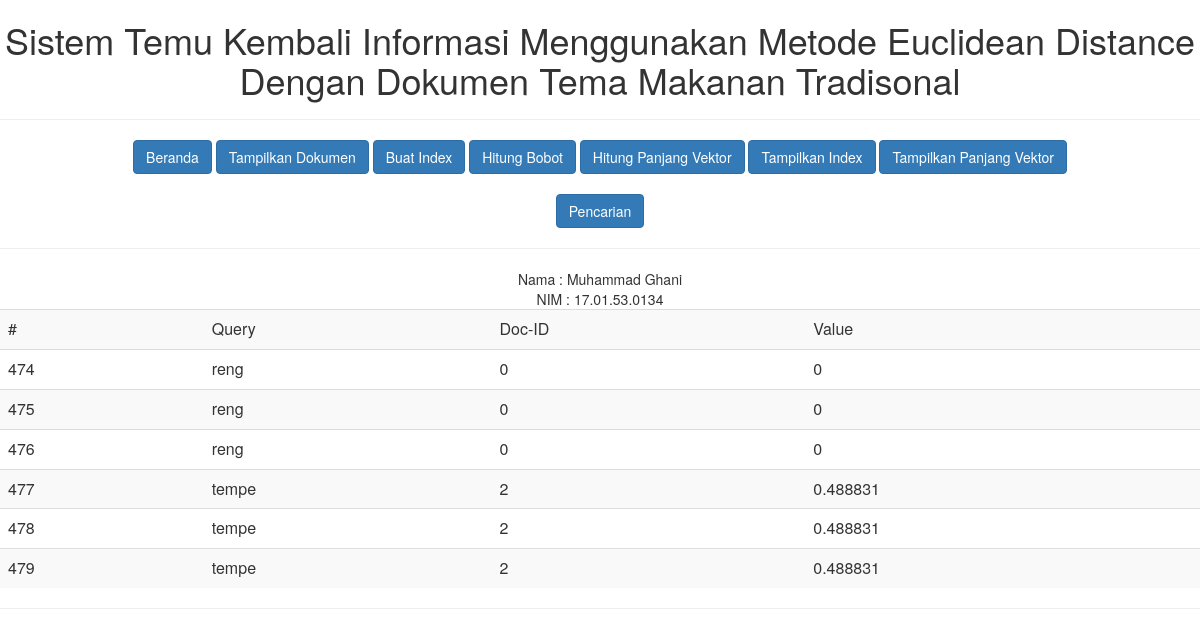
The page /index.php?act=cache on the database its author committed.
### tables this page shows
CREATE TABLE `tbcache` (
  `Id` int(11) NOT NULL,
  `Query` varchar(100) NOT NULL,
  `DocId` int(11) NOT NULL,
  `Value` float NOT NULL
);

### index.php (the view, shortened to what this page needs)
<head>
    <link href="css/bootstrap.min.css" rel="stylesheet">
</head>
<body>
<h1 align=center>Sistem Temu Kembali Informasi Menggunakan Metode Euclidean Distance Dengan Dokumen Tema Makanan Tradisonal</h1>
<hr>
<div align=center>
<div class="container">
<a href="index.php" class="btn btn-primary">Beranda</a>
<a href="index.php?act=corpus" class="btn btn-primary">Tampilkan Dokumen</a>
<a href="index.php?act=indexing" class="btn btn-primary">Buat Index</a>
<a href="index.php?act=bobot" class="btn btn-primary">Hitung Bobot</a>
<a href="index.php?act=panjangvektor" class="btn btn-primary">Hitung Panjang Vektor</a>
<a href="index.php?act=showindex" class="btn btn-primary">Tampilkan Index</a>
<a href="index.php?act=showvektor" class="btn btn-primary">Tampilkan Panjang Vektor</a>
<br/>
<br/>
<a href="index.php?act=retrieve" class="btn btn-primary">Pencarian</a>
</div>
</div>
<hr />
<div align=center>
Nama 	: Muhammad Ghani <br/>
NIM		: 17.01.53.0134
</div>
<?php
include 'fungsi.php';
$apa = @$_GET["act"];
if ($apa == "corpus") {
	$result = mysqli_query($con,"SELECT * FROM tbberita ORDER BY Id");
	while($row = mysqli_fetch_array($result)) {
		echo $row['Id'] . ". <font color =blue>" . $row['Judul'] . "</font><br />" . $row['Berita'];
		echo "<hr />";
	}
}
else if ($apa == "indexing") {
	buatindex();
	print("<hr />");
}
else if ($apa == "bobot") {
	hitungbobot();
	print("<hr />");
}
else if ($apa == "panjangvektor") {
	panjangvektor();
	print("<hr />");
}
else if ($apa == "cache") {
	print("<table class='table table-striped'>");
	print("<tr><td>#</td><td>Query</td><td>Doc-ID</td><td>Value</td></tr>");
	$result = mysqli_query($con,"SELECT * FROM tbcache ORDER BY Query ASC")or die (mysqli_error($con));
	while($row = mysqli_fetch_array($result)) {
		print("<tr>");
		print("<td>" . $row['Id'] . "</td><td>" . $row['Query'] . "</td><td>" . $row['DocId'] .
			    "</td><td>" . $row['Value'] . "</td>");
		print("</tr>");
	}
	print("</table><hr />");
}
else {
}
?>
</body>

### rows shown on the page
tbcache: Id "474", Query "reng", DocId "0", Value "0"
tbcache: Id "475", Query "reng", DocId "0", Value "0"
tbcache: Id "476", Query "reng", DocId "0", Value "0"
tbcache: Id "477", Query "tempe", DocId "2", Value "0.488831"
tbcache: Id "478", Query "tempe", DocId "2", Value "0.488831"
tbcache: Id "479", Query "tempe", DocId "2", Value "0.488831"
